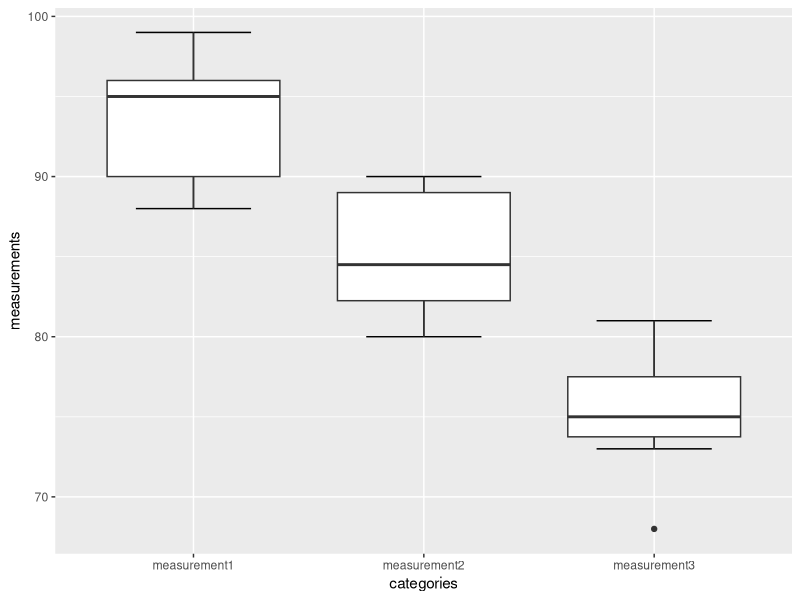

Source code (R): (Note: this script raises an error after producing the figure.)
#---- Setup --------------------------------------#

# Create three samples for the ANOVA. These are three
# samples whose means will be compared.
measurement1 <- c(95, 91, 89, 90, 99, 88, 96, 98, 95)
measurement2 <- c(83, 89, 85, 89, 81, 89, 90, 82, 84, 80)
measurement3 <- c(68, 75, 79, 74, 75, 81, 73, 77)

measurements <- c(measurement1, measurement2, measurement3)

# The rep() function produces a vector of values replicated by some
# criteria. This is done to create a table where the second column will contain
# each measurement and the first column will contain the name of the
# collection to which each measurement belongs. Run 'measurementsDataFrame' to 
# see the table. Also see 'ANOVA' section below for some context.
categories <- rep(
  c("measurement1", "measurement2", "measurement3"), 
  times=c(
    length(measurement1),  
    length(measurement2), 
    length(measurement3)
  )
)


measurementsDataFrame <- data.frame(categories,measurements)




#---- ANOVA --------------------------------------#

# The ANOVA test will reveal whether the means of the samples
# are equivalent. In ANOVA, the dependent variable needs to be continuous
# and there needs to be one categorical independent variable. In this example,
# the continuous and categorical variables are 'measurements' and 
# 'categories', respectively
analysis <-aov(measurements ~ categories,data = measurementsDataFrame)

summary(analysis)



# Visualize the the means with box-and-whisker plot
if(!require(ggplot2)) {
  install.packages("ggplot2") # Install it again
}
library(ggplot2)

ggplot(measurementsDataFrame, aes(x=categories, y=measurements))+
  stat_boxplot(geom="errorbar", width =.5) +
  geom_boxplot()



#---- A Priori Test (or Planned Contrast) --------#

# The ANOVA test will reveal whether the means of the samples
# are equivalent. However, if we want to determine which sample(s)
# are unequal and to what extent. Here, we will perform Post Hoc test...
contrasts(measurementsDataFrame$categories) <- matrix( c(0,1,-1,2,-1,-1),3,2 )
contrasts(measurementsDataFrame$categories)

anovaWithContrasts <- aov(
  measurements ~ categories, 
  data=measurementsDataFrame, 
  contrasts=contrasts(measurementsDataFrame$categories)
)

summary(
  anovaWithContrasts, 
  split=list(categories=list("2 vs 3"=1, "1 vs 2 & 3"=2))
)


model.tables(anovaWithContrasts, type='effects')

# Extracting the means
model.tables(anovaWithContrasts, type='means')





#---- A Posteriori Test (or Unplanned Contrast) --#

# Tukey Honest Significant Differences (or Multiple Comparison Test)

# diff is difference of means
# lwr is the lower point estimate of the confidence interval
# upr is the upper point estimate of the confidence inteeval
# p adj is the adjusted p-value after the multiple camparisons 
# Note:
# The adjusted p-value will reveal which samples differ the most
# and a smaller a p-value indicates more significance.
TukeyHSD(analysis)
